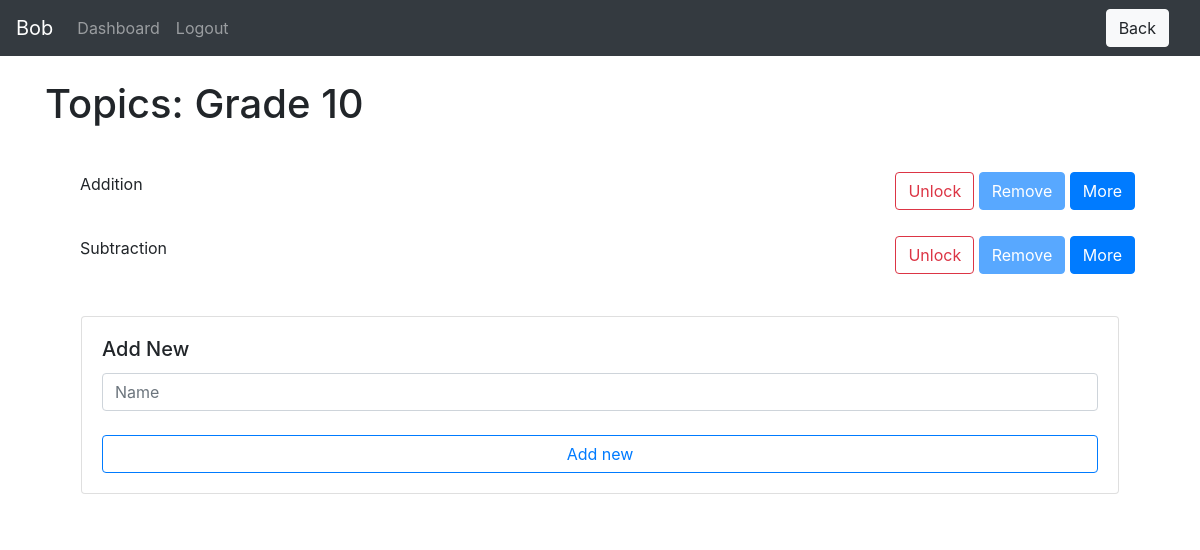
Screenshot of /teacher/group-detail/2/topics (signed in) with the database file from the repository.
### website/models.py (models this page shows)
class User(db.Model, UserMixin):
    id = db.Column(db.Integer, primary_key=True)
    email = db.Column(db.String(150), unique=True)
    password = db.Column(db.String(150))
    first_name = db.Column(db.String(150))
    teacher_id = db.relationship('Teacher', uselist=False, backref="user")
    student_id = db.relationship('Student', uselist=False, backref="user")

class Group(db.Model):
    id = db.Column(db.Integer, primary_key=True)
    name = db.Column(db.String(150))
    teacher_id = db.Column(db.Integer, db.ForeignKey('teacher.id'))
    student_ids = db.relationship('Student')
    topic_ids = db.relationship('Topic')

class Topic(db.Model):
    id = db.Column(db.Integer, primary_key=True)
    name = db.Column(db.String(150))
    active = db.Column(db.Boolean)
    locked = db.Column(db.Boolean)
    instances = db.Column(db.SmallInteger)
    date = db.Column(db.DateTime(timezone=True))
    group_id = db.Column(db.Integer, db.ForeignKey('group.id'))
    variable_ids = db.relationship('Variable')
    problem_ids = db.relationship('Problem')
    data_ids = db.relationship('Data')

### website/teacher/teacher_views.py (the view)
@views.route('/group-detail/<group_id>/topics', methods=['GET', 'POST'])
@login_required
def topics(group_id):
    group = Group.query.filter_by(id=group_id).first()
    if request.method == 'POST':
        value = request.form['button']
        if value == "add_new":
            name = request.form.get('name')
            if len(name) < 1:
                flash('Name is too short!', category='error')
            else:
                new_topic = Topic(name=name, active=False, locked=True, group_id=group.id, instances=0)
                db.session.add(new_topic)
                db.session.commit()
                flash('Note added!', category='success')
                for student in group.student_ids:
                    new_data = Data(correct=1, completed=1, avg_time=30, topic_id=new_topic.id, student_id=student.id)
                    db.session.add(new_data)
                    db.session.commit()
            return render_template("teacher/topics.html", user=current_user, group=group)
        elif value[:4] == "more":
            return redirect(url_for('teacher_views.edit_topic', group_id=group.id, topic_id=value[4:]))
        elif value[:4] == "lock":
            topic = Topic.query.get(value[4:])
            if topic:
                isLocked = topic.locked
                topic.locked = not isLocked
                db.session.add(topic)
                db.session.commit()
                return render_template("teacher/topics.html", user=current_user, group=group)
        else:
            topic = Topic.query.get(request.form['button'])
            if topic:
                isActive = topic.active
                if not isActive:
                    topic.active = True
                    topic.date = func.now()
                else:
                    topic.active = False
                db.session.add(topic)
                db.session.commit()
                return render_template("teacher/topics.html", user=current_user, group=group)
    else:
        return render_template("teacher/topics.html", user=current_user, group=group)

### website/templates/teacher/topics.html (shortened to what this page needs)
{% extends "base.html" %} {% block title %}Classes{% endblock %}
{% block extra_header %}
<a href="{{url_for('teacher_views.group_detail', group_id=group.id)}}">
    <button class="btn btn-light ml-3" type="button" name="button">Back</button>
</a>
{% endblock %}
{% block content %}
<br>
<h1>Topics: {{ group.name }}</h1>
<br>
<div style="display:flex; flex-direction: row; justify-content: center; align-items: center">
    <ul class="list-group list-group-flush w-100">
        {% for topic in group.topic_ids %}
        <form method='POST'>
        <li class="list-group-item"><div class="d-flex justify-content-between">
            <div class="col-sm-9"><p>{{ topic.name }}</p></div>
            <div>
                {% if topic.locked %}
                <button name="button" class="btn btn-outline-danger" value="lock{{ topic.id }}">Unlock</button>
                    {% if topic.active %}
                    <button name="button" class="btn btn-primary" value="{{ topic.id }}" disabled>Remove</button>
                    {% else %}
                    <button name="button" class="btn btn-outline-primary" value="{{ topic.id }}" disabled>Add</button>
                    {% endif %}
                {% endif %}
                <button name="button" class="btn btn-primary" value="more{{ topic.id }}">More</button>
            </div>
        </div></li>
    </form>
        {% endfor %}
    <form method="POST">
        <li class="list-group-item">
            <div class="col p-3">
                <div class="card">
                  <div class="card-body">
                    <h5 class="card-title">Add New</h5>
                    <input type="text" class="form-control" name="name" id="name" placeholder="Name">
                    <br>
                    <button class="btn btn-outline-primary btn-block" name="button" value="add_new">Add new</button>
                  </div>
                </div>
            </div>
        </li>
    </form>
    </ul>
</div>
{% endblock %}

### website/templates/base.html (shortened to what this page needs)
<!DOCTYPE html>
<html>
  <head>
    <link
      rel="stylesheet"
      href="https://stackpath.bootstrapcdn.com/bootstrap/4.4.1/css/bootstrap.min.css"
    />
    <link
      rel="stylesheet"
      href="https://stackpath.bootstrapcdn.com/font-awesome/4.7.0/css/font-awesome.min.css"
    />
  </head>
  <body>
    <nav class="navbar navbar-expand-lg navbar-dark bg-dark justify-content-between">
      <div>
      <div class="collapse navbar-collapse" id="navbar">
        <div class="navbar-nav">
            {% if user.is_authenticated %}
            <a class="navbar-brand" id="page" href='#'>{{ user.first_name }}</a>
            {% if user.teacher_id %}
            <a class="nav-item nav-link" id="page" href="/teacher/">Classes</a>
            {% elif user.student_id %}
            <a class="nav-item nav-link" id="page" href="/student/dash">Dashboard</a>
            {% endif %}
            <a class="nav-item nav-link ml-auto align-left" id="logout" href="/logout">Logout</a>
            {% else %}
            <a class="nav-item nav-link" id="login" href="/login">Login</a>
            <a class="nav-item nav-link" id="signUp" href="/sign-up">Sign Up</a>
            {% endif%}
        </div>
      </div>
    </div>
    <div class="container justify-content-end my-2 my-sm-0">{% block extra_header %} {% endblock %}</div>
    </nav>
    <div class="container">{% block content %} {% endblock %}</div>
  </body>
</html>

### rows the page displays
User: first_name "Bob"
Group: name "Grade 10"
Topic: name "Addition", {{ topic.id }} 1 (drawn)
Topic: name "Subtraction", {{ topic.id }} 2 (drawn)
